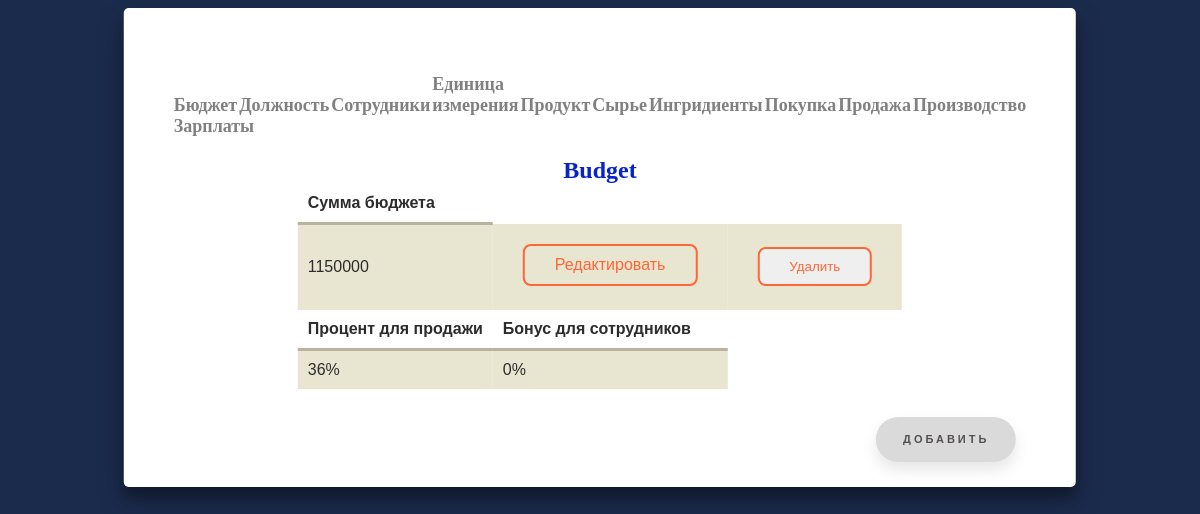
The page /budjet on the database as committed earlier.
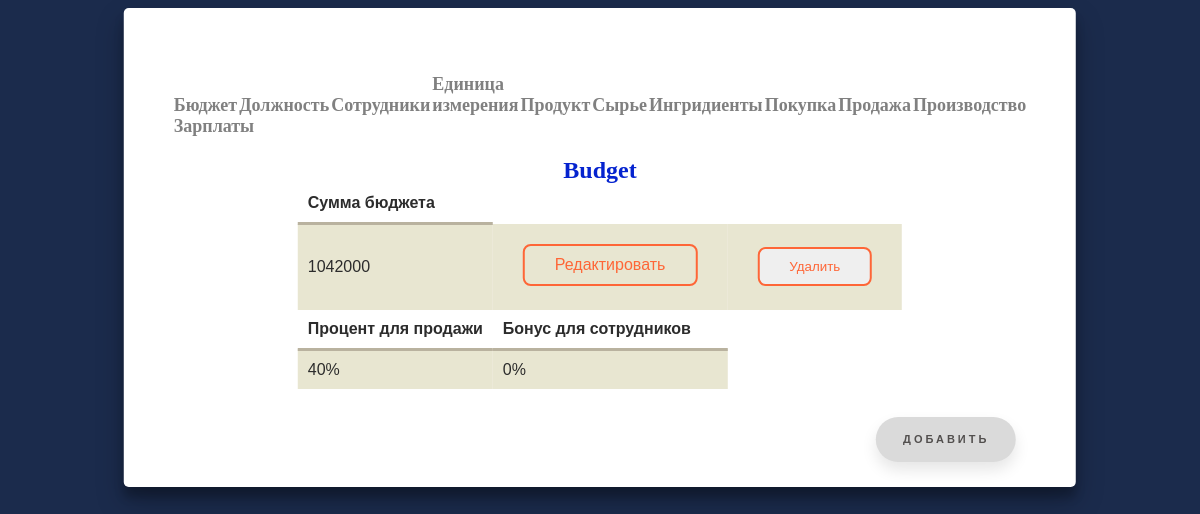
The same page on the database as committed later.
### modul/models.py (models this page shows, shortened)
class Budjet(models.Model):
    Amoun_budjet = models.IntegerField("Сумма бюджета",default=0)
    Procent = models.IntegerField("процент прибыли",default=0)
    Bonus = models.IntegerField("Бонус",default=0)
    class Meta:
        verbose_name = 'Бюджет'
        verbose_name_plural = 'Бюджеты'

### modul/views.py (the view)
# urls.py: path("budjet",views.BudgetView.as_view(), name = 'budget'),
class BudgetView(ListView):
    model = Budjet
    template_name = 'modul/budjet.html'
    context_object_name = 'budjets'

### modul/templates/modul/budjet.html (shortened to what this page needs)
{% extends  "modul/home.html" %}
{% block content %}
<h2>Budget</h2>
<table cellpadding="4" cellspacing="1">
  <tr>
      <th>Cумма бюджета</th>
  </tr>
  {% for budjet in budjets %}
      <tr>
          <td>
              {{ budjet.Amoun_budjet }}
          </td>
          <td>
              <a href="{% url 'budjetsupdate' budjet.id %}" class="shine-button">Редактировать</a>
          </td>
          <td>
              <form id="delete_form" action="{% url 'budjetsdelete' budjet.id %}" method="post">
                  <button type="submit" class="shine-button">Удалить</button>
              </form>
          </td>
      </tr>
      {% endfor %}
      <tr>
          <th>Процент для продажи</th>
          <th>Бонус для сотрудников</th>
      </tr>
      {% for budjet in budjets %}
      <tr>
          <td>{{ budjet.Procent }}%</td>
          <td>{{ budjet.Bonus }}%</td>
      </tr>
      {% endfor %}
</table><br>
<a href="{% url 'createbudjet' %}" class="floating-button">Добавить</a>
{% endblock %}

Rows that differ between the two databases and show on the page:
changed Budjet: Amoun_budjet "1150000" → "1042000"; Procent "36" → "40"
